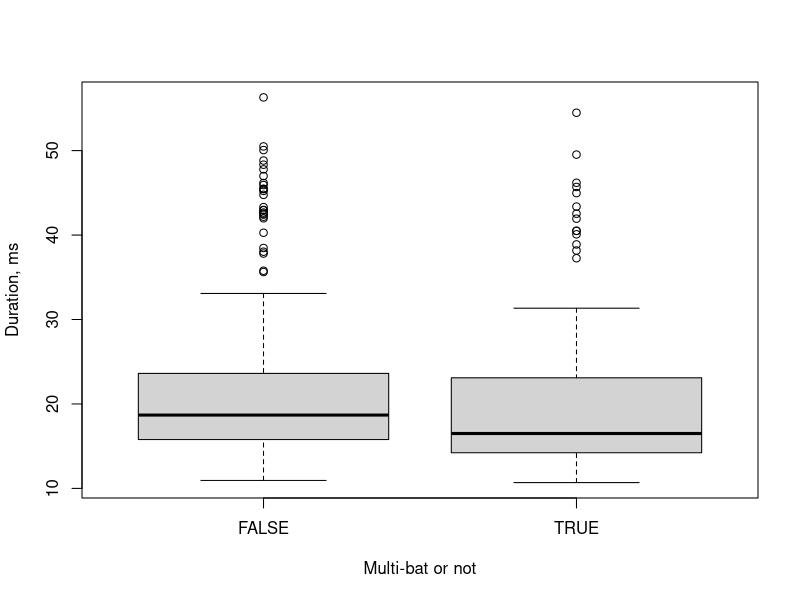
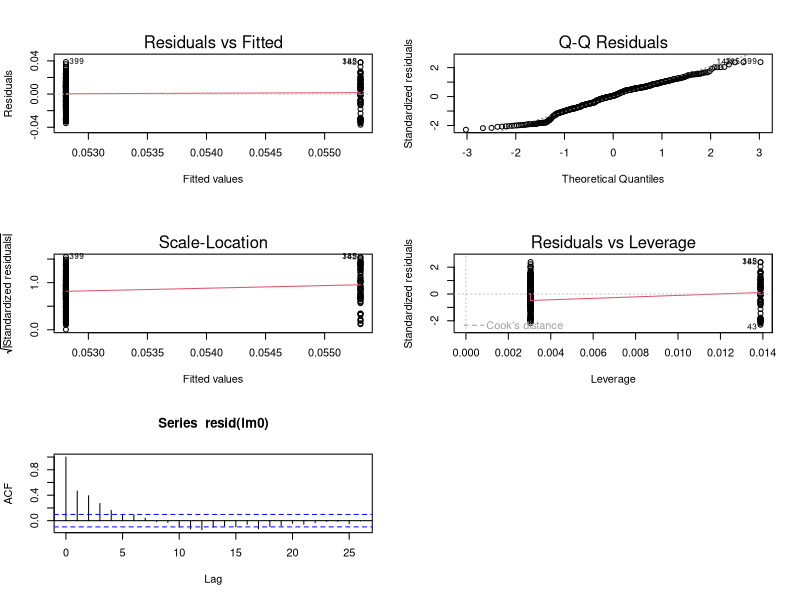
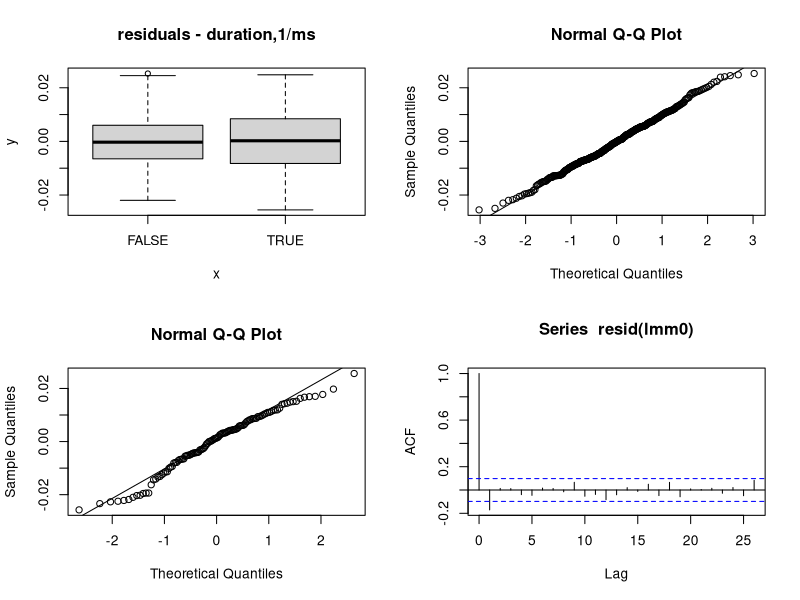

Source code (R) for these figures, in order:
## ---- chunk 1

library(arm)
library(coda)
library(lme4)
library(stringi)
library(stringr)
set.seed(82319)
d <- read.csv('../verified_cf_detections.csv')
# create a single/multi-bat categorical variable
d['multi_bat'] <- factor(d['num_bats']>1)
d['annot_id'] <- stri_sub(d$audio_file,28,-4)
d['annot_id'] <- str_replace_all(d$annot_id, '21502300','2123')
# sort the dataset by time first
time_ordering <- stri_order(d$annot_id,numeric=TRUE)
d_tordered <- d[time_ordering,]
# - is there an influence of the recording hour? 
split.and.join <- function(x){
  splitx <- str_split(x,'_')
  jointx <- paste(splitx[[1]][1],'_',splitx[[1]][2],sep='')
  jointx}
d_tordered$rechour <- sapply(d_tordered$annot_id,split.and.join)

# also scale up some of the measurements into more meaningful units
# -- here we'll multiply by 10^3 to convert s to ms
d_tordered$duration <- d_tordered$duration*10^3

num_post <- 5000
# convenience function 
get.hpd <- function(x,prange=0.93){HPDinterval(as.mcmc(x),prob=prange)}
## ---- chunk 2
boxplot(duration~as.factor(multi_bat), data=d_tordered, ylab='Duration, ms', xlab='Multi-bat or not')

## ---- chunk 3
d_tordered$invdurn <- d_tordered$duration^-1
lm0 <- lm(invdurn~as.factor(multi_bat), data=d_tordered)


par(mfrow=c(3,2))
plot(lm0)
acf(resid(lm0))

## ---- chunk 4
lmm0 <- lmer(invdurn~as.factor(multi_bat)+(1|annot_id), data=d_tordered)


par(mfrow=c(2,2))
# check residuals vs multi_bat
plot(d_tordered$multi_bat,resid(lmm0),main='residuals - duration,1/ms') 
# do residuals match the normal distbn assumption - qqplot
qqnorm(resid(lmm0));qqline(resid(lmm0))
# do random effects match normal distbn assumption - qqplot
qqnorm(ranef(lmm0)$annot_id$`(Intercept)`);qqline(ranef(lmm0)$annot_id$`(Intercept)`,main='random effects') 
# check crudely for autocorrelation of residuals 
acf(resid(lmm0))
## ---- chunk 5

cfdurn.sim <- sim(lmm0, n.sim=num_post)
cfdurn.fixefs.hpd <- round(apply(fixef(cfdurn.sim),2,get.hpd),2)
single_cfdurn <- 1/fixef(cfdurn.sim)[,1]
multi_cfdurn <- 1/(fixef(cfdurn.sim)[,1]+fixef(cfdurn.sim)[,2])

cfdurn.rel.increase <- multi_cfdurn/single_cfdurn


single.cfdurn.hpd <- round(get.hpd(single_cfdurn),2)
multi.cfdurn.hpd <- round(get.hpd(multi_cfdurn),2)
cfdurn.rel.hpd <- round(get.hpd(cfdurn.rel.increase),2)

## ---- chunk 6
df <- rbind(single.cfdurn.hpd, multi.cfdurn.hpd, cfdurn.rel.hpd)
row.names(df) <- c('single-cf-durn','multi-cf-durn','cf-durn-relincrease')
write.csv(df, 'cf_duration_change_summary.csv')
## ---- chunk 7
sessionInfo()
